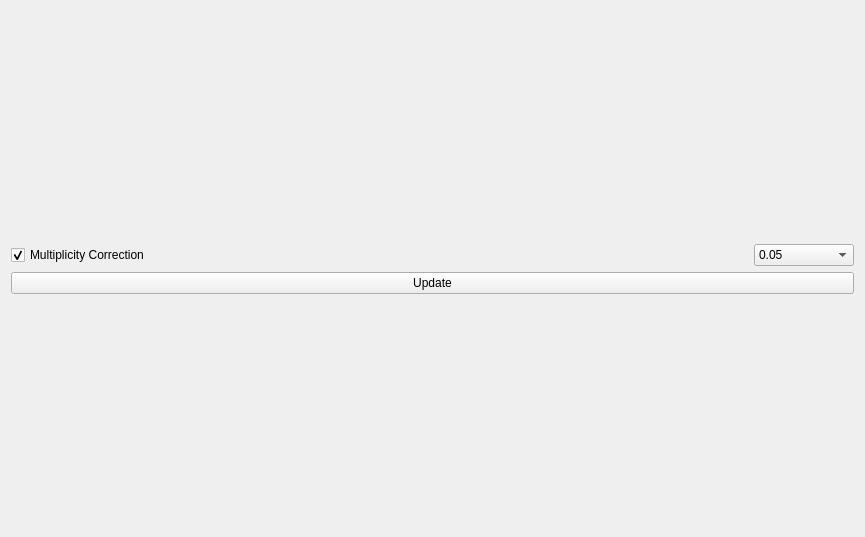
<?xml version="1.0" encoding="UTF-8"?>
<ui version="4.0">
 <class>SamplingWithFrameTrackWidget</class>
 <widget class="QWidget" name="SamplingWithFrameTrackWidget">
  <property name="geometry">
   <rect>
    <x>0</x>
    <y>0</y>
    <width>865</width>
    <height>537</height>
   </rect>
  </property>
  <property name="windowTitle">
   <string>Form</string>
  </property>
  <layout class="QVBoxLayout" name="vertical_layout_">
   <item>
    <layout class="QHBoxLayout" name="input_layout_">
     <item>
      <widget class="orbit_mizar_widgets::SamplingWithFrameTrackInputWidget" name="baseline_input_" native="true">
       <property name="maximumSize">
        <size>
         <width>16777215</width>
         <height>250</height>
        </size>
       </property>
      </widget>
     </item>
     <item>
      <widget class="orbit_mizar_widgets::SamplingWithFrameTrackInputWidget" name="comparison_input_" native="true">
       <property name="maximumSize">
        <size>
         <width>16777215</width>
         <height>250</height>
        </size>
       </property>
      </widget>
     </item>
    </layout>
   </item>
   <item>
    <layout class="QHBoxLayout" name="multiplicity_correction_layout_">
     <item>
      <widget class="QCheckBox" name="multiplicity_correction_">
       <property name="maximumSize">
        <size>
         <width>16777215</width>
         <height>30</height>
        </size>
       </property>
       <property name="toolTip">
        <string>&lt;html&gt;&lt;head/&gt;&lt;body&gt;&lt;p&gt;A &lt;span style=&quot; font-style:italic;&quot;&gt;false alarm &lt;/span&gt;is an event of reporting a statistically significant difference in the absence of such. In our case it is an event of the tool reporting that the runtime of a function significantly differs between the captures by mistake, not due to the presence of real difference. &lt;/p&gt;&lt;p&gt;When the multiplicity correction is &lt;span style=&quot; font-style:italic;&quot;&gt;off, &lt;/span&gt;the probability of a false alarm &lt;span style=&quot; font-style:italic;&quot;&gt;for each function&lt;/span&gt; is controlled by the drop down list to the right. &lt;/p&gt;&lt;p&gt;When the multiplicity correction is &lt;span style=&quot; font-style:italic;&quot;&gt;on&lt;/span&gt;, the probability of &lt;span style=&quot; font-style:italic;&quot;&gt;at least one&lt;/span&gt; false alarm is controlled by the same drop down list. &lt;/p&gt;&lt;/body&gt;&lt;/html&gt;</string>
       </property>
       <property name="text">
        <string>Multiplicity Correction</string>
       </property>
       <property name="checked">
        <bool>true</bool>
       </property>
      </widget>
     </item>
     <item>
      <widget class="QLabel" name="significance_level_label_">
       <property name="maximumSize">
        <size>
         <width>350</width>
         <height>30</height>
        </size>
       </property>
      </widget>
     </item>
     <item>
      <widget class="QComboBox" name="significance_level_">
       <property name="maximumSize">
        <size>
         <width>100</width>
         <height>16777215</height>
        </size>
       </property>
       <property name="currentText">
        <string>0.05</string>
       </property>
       <item>
        <property name="text">
         <string>0.05</string>
        </property>
       </item>
       <item>
        <property name="text">
         <string>0.01</string>
        </property>
       </item>
      </widget>
     </item>
    </layout>
   </item>
   <item>
    <widget class="QPushButton" name="update_button_">
     <property name="text">
      <string>Update</string>
     </property>
    </widget>
   </item>
   <item>
    <widget class="orbit_mizar_widgets::SamplingWithFrameTrackOutputWidget" name="output_" native="true"/>
   </item>
  </layout>
 </widget>
 <customwidgets>
  <customwidget>
   <class>orbit_mizar_widgets::SamplingWithFrameTrackInputWidget</class>
   <extends>QWidget</extends>
   <header>MizarWidgets/SamplingWithFrameTrackInputWidget.h</header>
   <container>1</container>
  </customwidget>
  <customwidget>
   <class>orbit_mizar_widgets::SamplingWithFrameTrackOutputWidget</class>
   <extends>QWidget</extends>
   <header>MizarWidgets/SamplingWithFrameTrackOutputWidget.h</header>
   <container>1</container>
  </customwidget>
 </customwidgets>
 <resources/>
 <connections/>
</ui>
